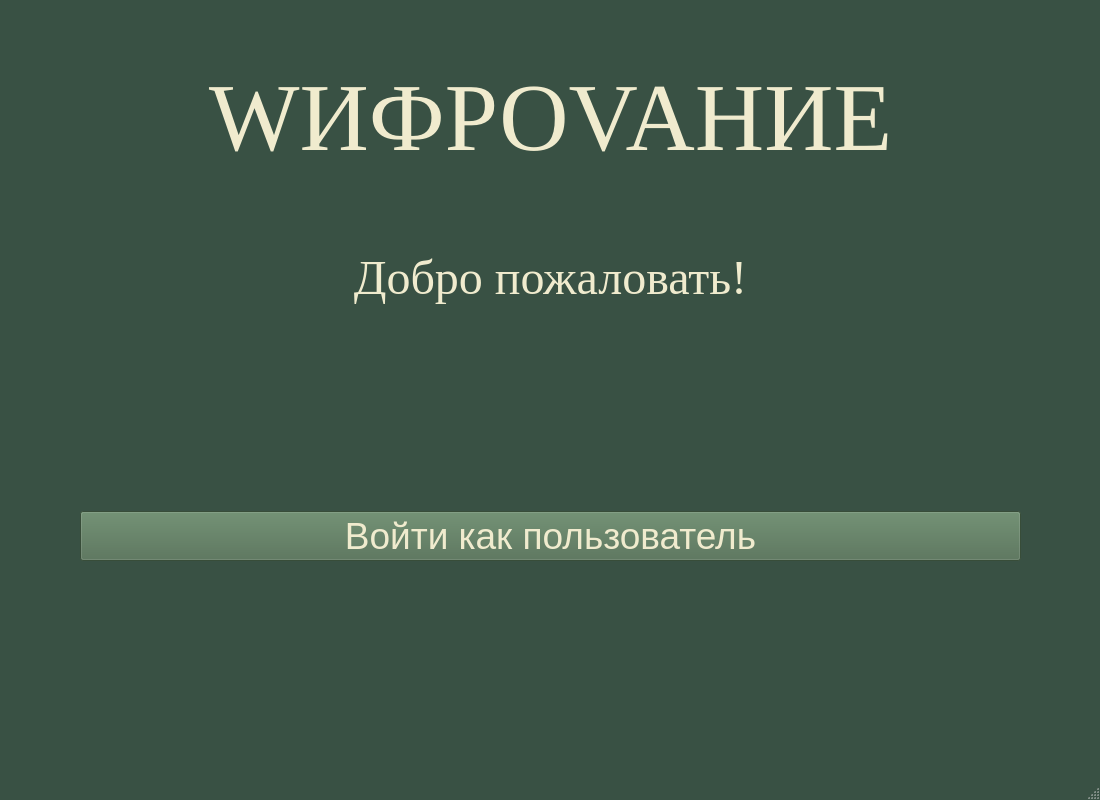
<?xml version="1.0" encoding="UTF-8"?>
<ui version="4.0">
 <class>MainWindow</class>
 <widget class="QMainWindow" name="MainWindow">
  <property name="geometry">
   <rect>
    <x>0</x>
    <y>0</y>
    <width>1100</width>
    <height>800</height>
   </rect>
  </property>
  <property name="palette">
   <palette>
    <active>
     <colorrole role="WindowText">
      <brush brushstyle="SolidPattern">
       <color alpha="255">
        <red>240</red>
        <green>235</green>
        <blue>206</blue>
       </color>
      </brush>
     </colorrole>
     <colorrole role="Text">
      <brush brushstyle="SolidPattern">
       <color alpha="255">
        <red>240</red>
        <green>235</green>
        <blue>206</blue>
       </color>
      </brush>
     </colorrole>
     <colorrole role="ButtonText">
      <brush brushstyle="SolidPattern">
       <color alpha="255">
        <red>240</red>
        <green>235</green>
        <blue>206</blue>
       </color>
      </brush>
     </colorrole>
     <colorrole role="Base">
      <brush brushstyle="SolidPattern">
       <color alpha="255">
        <red>255</red>
        <green>255</green>
        <blue>255</blue>
       </color>
      </brush>
     </colorrole>
     <colorrole role="Window">
      <brush brushstyle="SolidPattern">
       <color alpha="255">
        <red>57</red>
        <green>81</green>
        <blue>68</blue>
       </color>
      </brush>
     </colorrole>
    </active>
    <inactive>
     <colorrole role="WindowText">
      <brush brushstyle="SolidPattern">
       <color alpha="255">
        <red>240</red>
        <green>235</green>
        <blue>206</blue>
       </color>
      </brush>
     </colorrole>
     <colorrole role="Text">
      <brush brushstyle="SolidPattern">
       <color alpha="255">
        <red>240</red>
        <green>235</green>
        <blue>206</blue>
       </color>
      </brush>
     </colorrole>
     <colorrole role="ButtonText">
      <brush brushstyle="SolidPattern">
       <color alpha="255">
        <red>240</red>
        <green>235</green>
        <blue>206</blue>
       </color>
      </brush>
     </colorrole>
     <colorrole role="Base">
      <brush brushstyle="SolidPattern">
       <color alpha="255">
        <red>255</red>
        <green>255</green>
        <blue>255</blue>
       </color>
      </brush>
     </colorrole>
     <colorrole role="Window">
      <brush brushstyle="SolidPattern">
       <color alpha="255">
        <red>57</red>
        <green>81</green>
        <blue>68</blue>
       </color>
      </brush>
     </colorrole>
    </inactive>
    <disabled>
     <colorrole role="WindowText">
      <brush brushstyle="SolidPattern">
       <color alpha="255">
        <red>120</red>
        <green>120</green>
        <blue>120</blue>
       </color>
      </brush>
     </colorrole>
     <colorrole role="Text">
      <brush brushstyle="SolidPattern">
       <color alpha="255">
        <red>120</red>
        <green>120</green>
        <blue>120</blue>
       </color>
      </brush>
     </colorrole>
     <colorrole role="ButtonText">
      <brush brushstyle="SolidPattern">
       <color alpha="255">
        <red>120</red>
        <green>120</green>
        <blue>120</blue>
       </color>
      </brush>
     </colorrole>
     <colorrole role="Base">
      <brush brushstyle="SolidPattern">
       <color alpha="255">
        <red>57</red>
        <green>81</green>
        <blue>68</blue>
       </color>
      </brush>
     </colorrole>
     <colorrole role="Window">
      <brush brushstyle="SolidPattern">
       <color alpha="255">
        <red>57</red>
        <green>81</green>
        <blue>68</blue>
       </color>
      </brush>
     </colorrole>
    </disabled>
   </palette>
  </property>
  <property name="windowTitle">
   <string>MainWindow</string>
  </property>
  <widget class="QWidget" name="centralwidget">
   <widget class="QWidget" name="layoutWidget">
    <property name="geometry">
     <rect>
      <x>80</x>
      <y>-10</y>
      <width>941</width>
      <height>571</height>
     </rect>
    </property>
    <property name="palette">
     <palette>
      <active>
       <colorrole role="ToolTipText">
        <brush brushstyle="SolidPattern">
         <color alpha="255">
          <red>240</red>
          <green>235</green>
          <blue>206</blue>
         </color>
        </brush>
       </colorrole>
      </active>
      <inactive>
       <colorrole role="ToolTipText">
        <brush brushstyle="SolidPattern">
         <color alpha="255">
          <red>240</red>
          <green>235</green>
          <blue>206</blue>
         </color>
        </brush>
       </colorrole>
      </inactive>
      <disabled>
       <colorrole role="ToolTipText">
        <brush brushstyle="SolidPattern">
         <color alpha="255">
          <red>240</red>
          <green>235</green>
          <blue>206</blue>
         </color>
        </brush>
       </colorrole>
      </disabled>
     </palette>
    </property>
    <property name="layoutDirection">
     <enum>Qt::LeftToRight</enum>
    </property>
    <layout class="QVBoxLayout" name="verticalLayout">
     <property name="leftMargin">
      <number>0</number>
     </property>
     <item>
      <widget class="QLabel" name="label">
       <property name="palette">
        <palette>
         <active>
          <colorrole role="ToolTipText">
           <brush brushstyle="SolidPattern">
            <color alpha="255">
             <red>240</red>
             <green>235</green>
             <blue>206</blue>
            </color>
           </brush>
          </colorrole>
         </active>
         <inactive>
          <colorrole role="ToolTipText">
           <brush brushstyle="SolidPattern">
            <color alpha="255">
             <red>240</red>
             <green>235</green>
             <blue>206</blue>
            </color>
           </brush>
          </colorrole>
         </inactive>
         <disabled>
          <colorrole role="ToolTipText">
           <brush brushstyle="SolidPattern">
            <color alpha="255">
             <red>240</red>
             <green>235</green>
             <blue>206</blue>
            </color>
           </brush>
          </colorrole>
         </disabled>
        </palette>
       </property>
       <property name="font">
        <font>
         <family>Times New Roman</family>
         <pointsize>72</pointsize>
        </font>
       </property>
       <property name="layoutDirection">
        <enum>Qt::LeftToRight</enum>
       </property>
       <property name="text">
        <string>WИФРОVAНИE</string>
       </property>
       <property name="alignment">
        <set>Qt::AlignCenter</set>
       </property>
      </widget>
     </item>
     <item>
      <widget class="QLabel" name="label_2">
       <property name="palette">
        <palette>
         <active>
          <colorrole role="ToolTipText">
           <brush brushstyle="SolidPattern">
            <color alpha="255">
             <red>240</red>
             <green>235</green>
             <blue>206</blue>
            </color>
           </brush>
          </colorrole>
         </active>
         <inactive>
          <colorrole role="ToolTipText">
           <brush brushstyle="SolidPattern">
            <color alpha="255">
             <red>240</red>
             <green>235</green>
             <blue>206</blue>
            </color>
           </brush>
          </colorrole>
         </inactive>
         <disabled>
          <colorrole role="ToolTipText">
           <brush brushstyle="SolidPattern">
            <color alpha="255">
             <red>240</red>
             <green>235</green>
             <blue>206</blue>
            </color>
           </brush>
          </colorrole>
         </disabled>
        </palette>
       </property>
       <property name="font">
        <font>
         <family>Times New Roman</family>
         <pointsize>36</pointsize>
        </font>
       </property>
       <property name="layoutDirection">
        <enum>Qt::LeftToRight</enum>
       </property>
       <property name="text">
        <string>Добро пожаловать!</string>
       </property>
       <property name="alignment">
        <set>Qt::AlignHCenter|Qt::AlignTop</set>
       </property>
      </widget>
     </item>
     <item>
      <widget class="QPushButton" name="pushButton">
       <property name="palette">
        <palette>
         <active>
          <colorrole role="WindowText">
           <brush brushstyle="SolidPattern">
            <color alpha="255">
             <red>240</red>
             <green>235</green>
             <blue>206</blue>
            </color>
           </brush>
          </colorrole>
          <colorrole role="Button">
           <brush brushstyle="SolidPattern">
            <color alpha="255">
             <red>78</red>
             <green>108</green>
             <blue>80</blue>
            </color>
           </brush>
          </colorrole>
          <colorrole role="Text">
           <brush brushstyle="SolidPattern">
            <color alpha="255">
             <red>240</red>
             <green>235</green>
             <blue>206</blue>
            </color>
           </brush>
          </colorrole>
          <colorrole role="ButtonText">
           <brush brushstyle="SolidPattern">
            <color alpha="255">
             <red>240</red>
             <green>235</green>
             <blue>206</blue>
            </color>
           </brush>
          </colorrole>
          <colorrole role="Base">
           <brush brushstyle="SolidPattern">
            <color alpha="255">
             <red>78</red>
             <green>108</green>
             <blue>80</blue>
            </color>
           </brush>
          </colorrole>
          <colorrole role="Window">
           <brush brushstyle="SolidPattern">
            <color alpha="255">
             <red>78</red>
             <green>108</green>
             <blue>80</blue>
            </color>
           </brush>
          </colorrole>
         </active>
         <inactive>
          <colorrole role="WindowText">
           <brush brushstyle="SolidPattern">
            <color alpha="255">
             <red>240</red>
             <green>235</green>
             <blue>206</blue>
            </color>
           </brush>
          </colorrole>
          <colorrole role="Button">
           <brush brushstyle="SolidPattern">
            <color alpha="255">
             <red>78</red>
             <green>108</green>
             <blue>80</blue>
            </color>
           </brush>
          </colorrole>
          <colorrole role="Text">
           <brush brushstyle="SolidPattern">
            <color alpha="255">
             <red>240</red>
             <green>235</green>
             <blue>206</blue>
            </color>
           </brush>
          </colorrole>
          <colorrole role="ButtonText">
           <brush brushstyle="SolidPattern">
            <color alpha="255">
             <red>240</red>
             <green>235</green>
             <blue>206</blue>
            </color>
           </brush>
          </colorrole>
          <colorrole role="Base">
           <brush brushstyle="SolidPattern">
            <color alpha="255">
             <red>78</red>
             <green>108</green>
             <blue>80</blue>
            </color>
           </brush>
          </colorrole>
          <colorrole role="Window">
           <brush brushstyle="SolidPattern">
            <color alpha="255">
             <red>78</red>
             <green>108</green>
             <blue>80</blue>
            </color>
           </brush>
          </colorrole>
         </inactive>
         <disabled>
          <colorrole role="WindowText">
           <brush brushstyle="SolidPattern">
            <color alpha="255">
             <red>240</red>
             <green>235</green>
             <blue>206</blue>
            </color>
           </brush>
          </colorrole>
          <colorrole role="Button">
           <brush brushstyle="SolidPattern">
            <color alpha="255">
             <red>78</red>
             <green>108</green>
             <blue>80</blue>
            </color>
           </brush>
          </colorrole>
          <colorrole role="Text">
           <brush brushstyle="SolidPattern">
            <color alpha="255">
             <red>240</red>
             <green>235</green>
             <blue>206</blue>
            </color>
           </brush>
          </colorrole>
          <colorrole role="ButtonText">
           <brush brushstyle="SolidPattern">
            <color alpha="255">
             <red>240</red>
             <green>235</green>
             <blue>206</blue>
            </color>
           </brush>
          </colorrole>
          <colorrole role="Base">
           <brush brushstyle="SolidPattern">
            <color alpha="255">
             <red>78</red>
             <green>108</green>
             <blue>80</blue>
            </color>
           </brush>
          </colorrole>
          <colorrole role="Window">
           <brush brushstyle="SolidPattern">
            <color alpha="255">
             <red>78</red>
             <green>108</green>
             <blue>80</blue>
            </color>
           </brush>
          </colorrole>
         </disabled>
        </palette>
       </property>
       <property name="font">
        <font>
         <pointsize>28</pointsize>
        </font>
       </property>
       <property name="layoutDirection">
        <enum>Qt::LeftToRight</enum>
       </property>
       <property name="styleSheet">
        <string notr="true">background-color: rgb(78, 108, 80); color: rgb(240, 235, 206);</string>
       </property>
       <property name="text">
        <string>Войти как пользователь</string>
       </property>
      </widget>
     </item>
    </layout>
   </widget>
  </widget>
  <widget class="QMenuBar" name="menubar">
   <property name="geometry">
    <rect>
     <x>0</x>
     <y>0</y>
     <width>1100</width>
     <height>21</height>
    </rect>
   </property>
  </widget>
  <widget class="QStatusBar" name="statusbar"/>
 </widget>
 <resources/>
 <connections/>
</ui>
